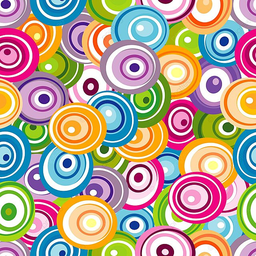
#> input picture vidu_1.png, 256 x 256 px, shrunk from 640 x 640 before the run
$ python Quantization_color.py
#> lines starting #> are read from the running program, lines starting #| are printed output that depends on the picture
import cv2
import numpy as np
import matplotlib.pyplot as plt
import os

# DCT block 8x8
def dct(array, quantization_matrix):
    result = np.zeros_like(array, dtype=float)

    # DCT theo hàng
    for i in range(8):
        for u in range(8):
            cu = 1 / np.sqrt(2) if u == 0 else 1
            sum_val = 0
            for v in range(8):
                sum_val += array[i][v] * np.cos((2 * v + 1) * np.pi * u / 16)
            result[i][u] = sum_val * cu * 1/2

    # DCT theo cột
    for j in range(8):
        for u in range(8):
            cu = 1 / np.sqrt(2) if u == 0 else 1
            sum_val = 0
            for v in range(8):
                sum_val += result[v][j] * np.cos((2 * v + 1) * np.pi * u / 16)
            result[u][j] = sum_val * cu * 1/2

    # Quantization
    result = np.round(result / quantization_matrix)

    return result

# IDCT block 8x8
def idct(array, quantization_matrix):
    reconstruction = np.zeros_like(array, dtype=float)

    # IDCT theo hàng
    for i in range(8):
        for v in range(8):
            sum_val = 0
            for u in range(8):
                cu = 1 / np.sqrt(2) if u == 0 else 1
                sum_val += array[i][u] * cu * np.cos((2 * v + 1) * np.pi * u / 16)
            sum_val *= 1 / 2
            reconstruction[i][v] = sum_val

    # IDCT theo cột
    for j in range(8):
        for v in range(8):
            sum_val = 0
            for u in range(8):
                cu = 1 / np.sqrt(2) if u == 0 else 1
                sum_val += reconstruction[u][j] * cu * np.cos((2 * v + 1) * np.pi * u / 16)
            sum_val *= 1 / 2
            reconstruction[v][j] = sum_val

    # Lượng tử hóa ngược
    reconstruction = reconstruction * quantization_matrix #Nhân ngược lại với ma trận lượng tử hóa để được ảnh giải nén
    return reconstruction

# DCT + quantization function
def dct_image(image, quantization_matrix):
    if len(image.shape) == 2:  # Kiểm tra có là ảnh xám hay không
        height, width = image.shape
        channels = 1
    else:  # Ảnh màu
        height, width, channels = image.shape

    #Số lượng các khối được tính toán để  chia hết cho 8
    block_size = 8
    blocks_w = width + (block_size - width % block_size) if width % block_size != 0 else width
    blocks_h = height + (block_size - height % block_size) if height % block_size != 0 else height

    new_image = np.zeros((blocks_h, blocks_w, channels))

    if channels == 1:
        new_image[:height, :width, 0] = image
    else:
        new_image[:height, :width, :] = image

    new_image = new_image.astype(float)
    new_image -= 128

    result = np.zeros_like(new_image)

    for c in range(channels):
        for i in range(0, blocks_h, block_size):
            for j in range(0, blocks_w, block_size):
                block = new_image[i:i + block_size, j:j + block_size, c]
                result[i:i + block_size, j:j + block_size, c] = dct(block, quantization_matrix)

    return result

# IDCT + Iquantization function for an image
def idct_image(result, quantization_matrix):
    height, width, channels = result.shape
    block_size = 8

    image = np.zeros((height, width, channels))

    for c in range(channels):
        for i in range(0, height, block_size):
            for j in range(0, width, block_size):
                block = result[i:i + block_size, j:j + block_size, c]
                # Chuyển về giá trị pixel gốc từ 0-255
                image[i:i + block_size, j:j + block_size, c] = idct(block, quantization_matrix) + 128

    return image.clip(0, 255).astype(np.uint8) #Đảm bảo các giá trị pixel trong khoảng 0-255
def encode_rle(matrix):
    flatten_matrix = matrix.flatten()
    encoded_matrix = []
    count = 0
    for i in range(len(flatten_matrix)):
        if i == 0:
            count = 1
        elif flatten_matrix[i] == flatten_matrix[i - 1]:
            count += 1
        else:
            encoded_matrix.append((flatten_matrix[i - 1], count))
            count = 1
    encoded_matrix.append((flatten_matrix[-1], count))
    return encoded_matrix

def decode_rle(encoded_matrix, shape):
    decoded_matrix = np.zeros(shape)
    index = 0
    for value, count in encoded_matrix:
        decoded_matrix.flat[index:index + count] = value
        index += count
    return decoded_matrix.reshape(shape)

# Đọc ảnh
image = cv2.imread('vidu_1.png')
#> image is the input picture: shape (256, 256, 3); mean B, G, R 147.9, 163.9, 181.3

# Ma trận lượng tử hóa
quantization_matrix = np.array([[16, 11, 10, 16, 24, 40, 51, 61],
                                [12, 12, 14, 19, 26, 58, 60, 55],
                                [14, 13, 16, 24, 40, 57, 69, 56],
                                [14, 17, 22, 29, 51, 87, 80, 62],
                                [18, 22, 37, 56, 68, 109, 103, 77],
                                [24, 35, 55, 64, 81, 104, 113, 92],
                                [49, 64, 78, 87, 103, 121, 120, 101],
                                [72, 92, 95, 98, 112, 100, 103, 99]])

# DCT + Quantization trên ảnh màu đầu vào
result = dct_image(image, quantization_matrix)
#> after the loop in dct_image, `for c in range(channels):`:
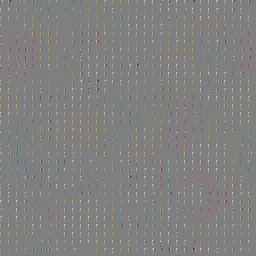
#> result: shape (256, 256, 3) float64; mean B, G, R 0.4, 0.7, 1; drawn with min black and max white

# Encode the DCT coefficients using Run-Length Encoding
encoded_data = encode_rle(result)
#> the loop in encode_rle, `for i in range(len(flatten_matrix)):` made 196608 passes
#> count on passes 1 to 12: 1, 1, 1, 1, 1, 1, 1, 1, 1, 1, 1, 1
#> after the loop in encode_rle, `for i in range(len(flatten_matrix)):`: encoded_matrix = 85493 items
#> encoded_data = 85494 items
# Tái tạo ảnh
reconstruction = idct_image(result, quantization_matrix)
#> after the loop in idct_image, `for c in range(channels):`:
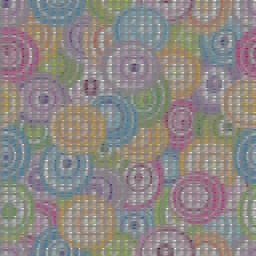
#> image: shape (256, 256, 3) float64; mean B, G, R 189.8, 240, 296; drawn with min black and max white
#> in idct_image, `return image.clip(0, 255).astype(np.uint8)`:
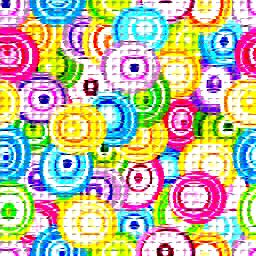
#> returned value: shape (256, 256, 3); mean of channels 0, 1, 2 160.1, 184, 189.9; drawn as B, G, R
cv2.imwrite('decompress_1.png', reconstruction)
decoded_data = decode_rle(encoded_data, result.shape)
#> the loop in decode_rle, `for value, count in encoded_matrix:` made 85494 passes
#> (value, count, index) on passes 1 to 3: (14, 1, 1), (-29, 1, 2), (-13, 1, 3)
#> after the loop in decode_rle, `for value, count in encoded_matrix:`: index = 196608
reconstruction = idct_image(decoded_data, quantization_matrix)

# [5 lines of commented-out code are left out]
original_size = os.path.getsize('vidu_1.png')
compressed_size = os.path.getsize('decompress_1.png')

compression_ratio = original_size / compressed_size
print(f"Compression Ratio: {compression_ratio:.2f}")

plt.gray()
plt.subplot(131), plt.imshow(cv2.cvtColor(image, cv2.COLOR_BGR2RGB)), plt.axis('off'), plt.title('Original Image', size=10)
plt.subplot(132), plt.imshow(result[0], cmap='gray'), plt.axis('off'), plt.title('Quantized DCT Coefficients', size=10)
plt.subplot(133), plt.imshow(cv2.cvtColor(reconstruction, cv2.COLOR_BGR2RGB)), plt.axis('off'), plt.title('Decompressed Image', size=10)
plt.show()
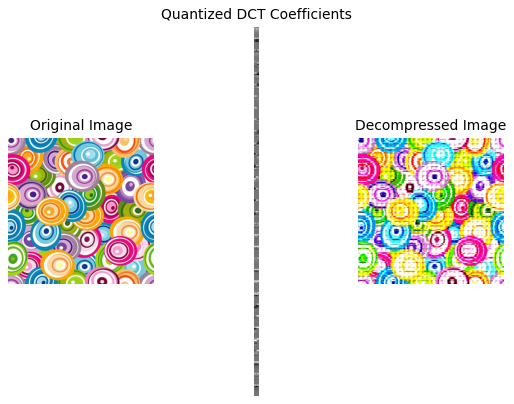
#> figure drawn by matplotlib, 3 panels
